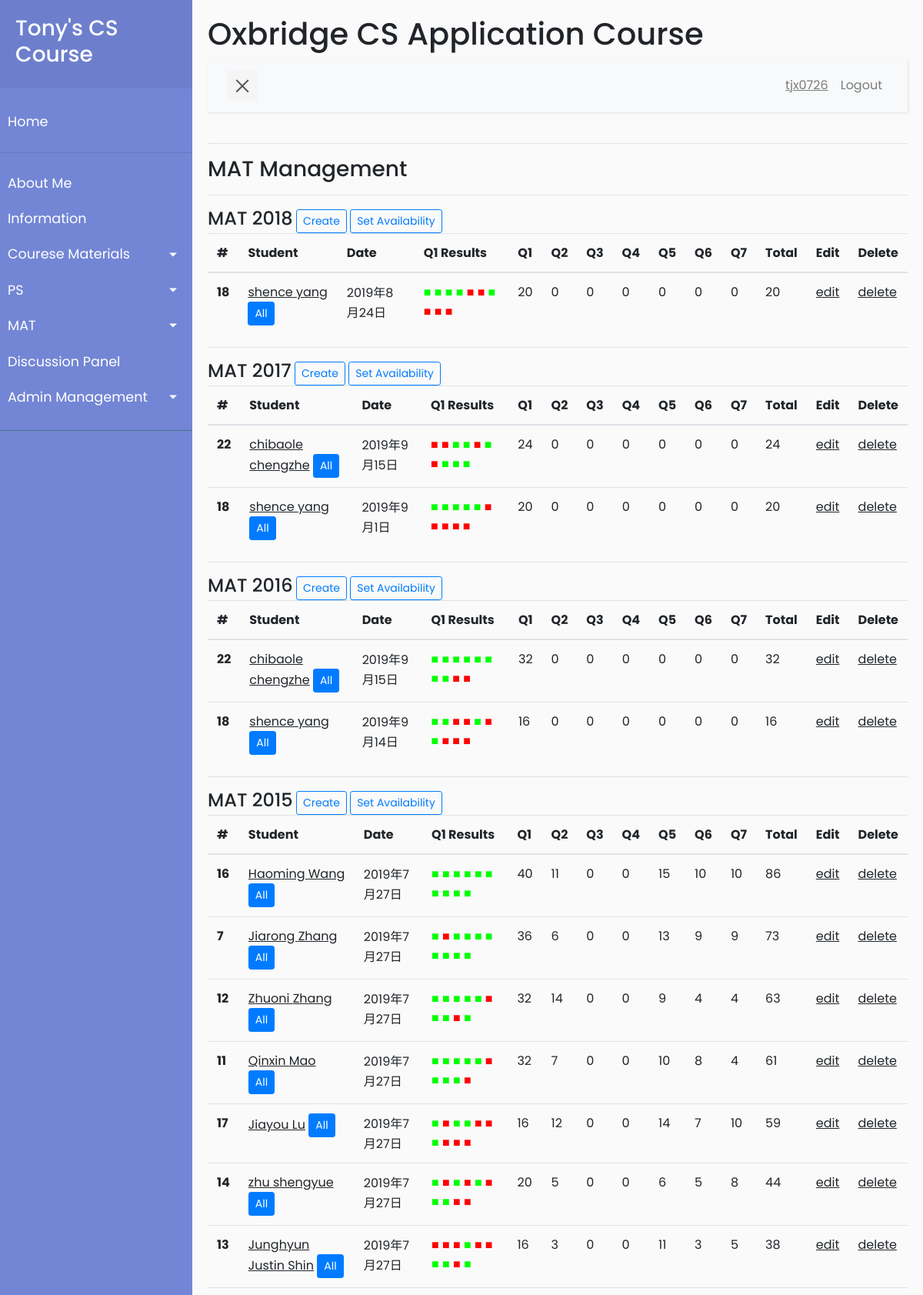
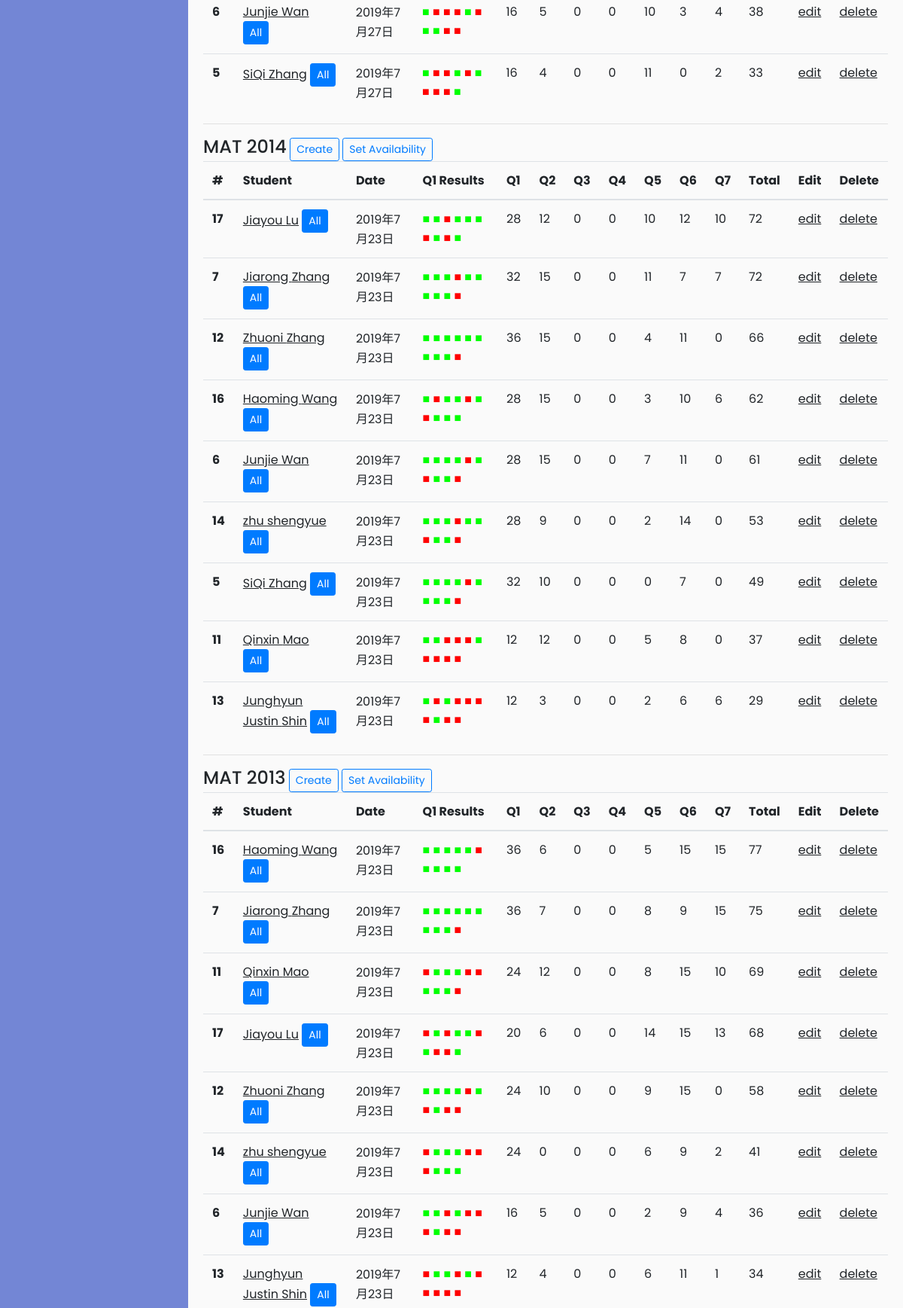
Page /management/mat_management (signed in, upper part) on the committed database (2 pictures, top to bottom).
### app/models.py (models this page shows, shortened)
class User(UserMixin, db.Model):
    id = db.Column(db.Integer, primary_key=True)
    username = db.Column(db.String(64), index=True, unique=True)
    firstname = db.Column(db.String(64), index=True)
    lastname = db.Column(db.String(64), index=True)
    email = db.Column(db.String(120), index=True, unique=True)
    password_hash = db.Column(db.String(128))
    is_admin = db.Column(db.Boolean, default=False)
    posts = db.relationship('Post', backref='author', lazy='dynamic')
    mats = db.relationship('Mat', secondary=user_mat_association,
                           back_populates='viewers')
    mat_results = db.relationship(
        'Mat_result', backref='student', lazy='dynamic')
    ps_own = db.relationship("Ps_files", backref='owner', lazy='dynamic',
                             foreign_keys='Ps_files.user_id_owner')
    ps_by_me = db.relationship("Ps_files", backref='author',
                               lazy='dynamic', foreign_keys='Ps_files.user_id_author')

class Mat(db.Model):
    name = db.Column(db.String(20), primary_key=True)
    paper_path = db.Column(db.String(128))
    answer_path = db.Column(db.String(128))
    viewers = db.relationship('User', secondary=user_mat_association,
                              back_populates='mats')
    results = db.relationship('Mat_result', backref='paper', lazy='dynamic',
                              foreign_keys='Mat_result.mat_name')
    correct_answer = db.Column(db.String(10))

class Mat_result(db.Model):
    id = db.Column(db.Integer, primary_key=True)
    mat_name = db.Column(db.String(20), db.ForeignKey('mat.name'))
    q1_answers = db.Column(db.String(10), default="ffffffffff")
    q1_score = db.Column(db.Integer, default=0)
    q2_score = db.Column(db.Integer, default=0)
    q3_score = db.Column(db.Integer, default=0)
    q4_score = db.Column(db.Integer, default=0)
    q5_score = db.Column(db.Integer, default=0)
    q6_score = db.Column(db.Integer, default=0)
    q7_score = db.Column(db.Integer, default=0)
    total_score = db.Column(db.Integer, default=0, index=True)
    timestamp = db.Column(db.DateTime, index=True, default=datetime.utcnow)
    user_id = db.Column(db.Integer, db.ForeignKey('user.id'))
    __table_args__ = (
        db.CheckConstraint(db.and_(q1_score >= 0, q1_score <= 40)),
        db.CheckConstraint(db.and_(q2_score >= 0, q2_score <= 40)),
        db.CheckConstraint(db.and_(q3_score >= 0, q3_score <= 40)),
        db.CheckConstraint(db.and_(q4_score >= 0, q4_score <= 40)),
        db.CheckConstraint(db.and_(q5_score >= 0, q5_score <= 40)),
        db.CheckConstraint(db.and_(q6_score >= 0, q6_score <= 40)),
        db.CheckConstraint(db.and_(q7_score >= 0, q7_score <= 40)),
        db.CheckConstraint(
            'total_score = q1_score + q2_score + q3_score + q4_score + q5_score + q6_score + q7_score', name="TotalScoreCheck")
    )
    def get_correct_q1_answer(self):
        res = []
        for i in range(10):
            if self.q1_answers[i].lower() == self.paper.correct_answer[i].lower():
                res.append(1)
            else:
                res.append(0)
        return res

### app/routes.py (the view)
@app.route('/management/mat_management')
@login_required
@admin_requirement
def mat_management():
    data = []
    mats = Mat.query.order_by(Mat.name.desc()).all()
    for mat in mats:
        m = {}
        data.append(m)
        m['name'] = mat.name
        m['results'] = []
        prev_id = 0
        prev_timestamp = 0
        for result in mat.results.order_by(Mat_result.total_score.desc()).all():
            r = {}
            r['user'] = result.student
            r['id'] = result.student.id
            r['result_id'] = result.id
            r['timestamp'] = result.timestamp
            r['1_correct'] = result.get_correct_q1_answer()
            r['1'] = result.q1_score
            r['2'] = result.q2_score
            r['3'] = result.q3_score
            r['4'] = result.q4_score
            r['5'] = result.q5_score
            r['6'] = result.q6_score
            r['7'] = result.q7_score
            r['total'] = result.total_score
            if prev_id == r['id']:
                if result.timestamp > prev_timestamp:
                    m['results'][-1] = r
            else:
                m['results'].append(r)
            prev_id = r['id']
            prev_timestamp = result.timestamp
    return render_template('mat_management.html', title='Mat Management',
                           mats=data)

### app/models.py (called while the page is built)
@login.user_loader
def load_user(id):
    return User.query.get(int(id))

### app/routes.py (called while the page is built)
def admin_requirement(f):
    from functools import wraps
    @wraps(f)
    def wrap(*args, **kwargs):
        if current_user.is_admin:
            return f(*args, **kwargs)
        else:
            flash('You have no access to admin contents.')
            return redirect(url_for('index'))
    return wrap

### app/templates/mat_management.html (shortened to what this page needs)
{% extends "base.html" %}
{% block content %}
    <h3>MAT Management</h3>
    <hr>
    {% for mat in mats%}
        <h4 style="display:inline;">{{mat['name']}}</h4>
        <a class="btn btn-outline-primary btn-sm"
            href="{{url_for('mat_result_create', paper_name=mat['name'])}}" role="button">Create</a>
            <a class="btn btn-outline-primary btn-sm"
                href="{{url_for('mat_availability', paper_name=mat['name'])}}" role="button">Set
            Availability</a>
        {% if mat['results'] | length > 0%}
        <table class="table">
            <thead>
            <tr>
                <th scope="col">#</th>
                <th scope="col">Student</th>
                {% include '_mat_results_table_display.html'%}
            </tr>
            </thead>
            <tbody>
        {% for result in mat['results']%}
            <tr>
                <th scope="row">{{ result['id'] }}</th>
                <td>
                    <u><a href="{{ url_for('user_default',
                            username=result['user'].username) }}">
                                {{result['user'].firstname}}
                                {{result['user'].lastname}}</a></u>  <a href="{{
                                url_for('mat_management_user',
                                username=result['user'].username)}}" class="btn
                                btn-primary btn-sm" role="button">All</a>
                </td>
                {% include '_mat_results_table_display2.html'%}
            </tr>
        {% endfor %}
            </tbody>
        </table>
        {% else %}
        <h5>Ther is no result yet.</h5>
        {% endif %}
        <hr>
    {% endfor %}
{% endblock%}

### app/templates/base.html (shortened to what this page needs)
<html lang="en">
    <head>
        <link rel="stylesheet" href="{{  url_for('static', filename='scripts/css/bootstrap.min.css') }}">
        <link rel="stylesheet" href="{{  url_for('static', filename='scripts/css/style5.css') }}">
    </head>
    <body>
        <div class="wrapper">
            <nav id="sidebar">
                <div class="sidebar-header">
                    <a href="{{ url_for('index') }}"><h3>Tony's CS Course</h3></a>
                </div>
                <ul class="list-unstyled components">
                    <li>
                        <a href="{{ url_for('index') }}">Home</a>
                    </li>
                    <hr>
                    <li>
                        <a href="{{ url_for('about_me') }}">About Me</a>
                    </li>
                    <li>
                        <a href="{{ url_for('information')}}">Information</a>
                    </li>
                    <li>
                        <a href="#cmSubmenu" data-toggle="collapse"
                            aria-expanded="false"
                            class="dropdown-toggle">Courese Materials</a>
                    </li>
                    <li>
                        <a href="#psSubmenu" data-toggle="collapse"
                            aria-expanded="false" class="dropdown-toggle">PS</a>
                    </li>
                    <li>
                        <a href="#matSubmenu" data-toggle="collapse"
                            aria-expanded="false" class="dropdown-toggle">MAT</a>
                    </li>
                    <li>
                        <a href="{{ url_for('discussion_no_page') }}">Discussion Panel</a>
                    </li>
					{% if current_user.is_admin%}
                    <li>
                        <a href="#adminSubmenu" data-toggle="collapse" aria-expanded="false" class="dropdown-toggle">Admin Management</a>
                    </li>
					{% endif %}
                </ul>
            </nav>
            <div id="content">
                <h1>Oxbridge CS Application Course</h1>
                <nav class="navbar navbar-expand-lg navbar-light bg-light">
                    <div class="container-fluid">
                        <button type="button" id="sidebarCollapse" class="navbar-btn">
                            <span></span>
                        </button>
                        <div class="collapse navbar-collapse" id="navbarSupportedContent">
                            <ul class="nav navbar-nav ml-auto">
                                {% if current_user.is_anonymous %}
                                <li class="nav-item">
                                    <a class="nav-link" href="{{ url_for('login') }}">Login</a>
                                </li>
                                <li class="nav-item">
                                    <a class="nav-link" href="{{
                                        url_for('register') }}">Register</a>
                                </li>
                                {% else %}
                                <li class="nav-item">
                                    <a class="nav-link" href="{{
                                        url_for('user_default', username=current_user.username)}}"><u>{{current_user.username}}</u></a>
                                </li>
                                <li class="nav-item">
                                    <a class="nav-link" href="{{ url_for('logout') }}">Logout</a>
                                </li>
                                {% endif %}
                            </ul>
                        </div>
                    </div>
                </nav>
                <hr>
                {% block content %}
                {% endblock %}
            </div>
        </div>
    </body>
</html>

### app/templates/_mat_results_table_display.html
                <th scope="col">Date</th>
                <th scope="col">Q1 Results</th>
                <th scope="col">Q1</th>
                <th scope="col">Q2</th>
                <th scope="col">Q3</th>
                <th scope="col">Q4</th>
                <th scope="col">Q5</th>
                <th scope="col">Q6</th>
                <th scope="col">Q7</th>
                <th scope="col">Total</th>
                {% if current_user.is_admin %}
                <th scope="col">Edit</th>
                <th scope="col">Delete</th>
                {% endif %}

### app/templates/_mat_results_table_display2.html
                <td>
                    <span class='datetime'>{{result['timestamp']}}</span>
                </td>
                <td>
			{% for q in result['1_correct']%}
			{% if q == 1%}
				<font color="#00FF00">
			{% else%}
				<font color="#FF0000">
			{% endif%}
			■</font>
			{% endfor%}
                </td>
                <td>
                    {{result['1']}}
                </td>
                <td>
                    {{result['2']}}
                </td>
                <td>
                    {{result['3']}}
                </td>
                <td>
                    {{result['4']}}
                </td>
                <td>
                    {{result['5']}}
                </td>
                <td>
                    {{result['6']}}
                </td>
                <td>
                    {{result['7']}}
                </td>
                <td>
                    {{result['total']}}
                </td>
                {% if current_user.is_admin %}
                <td>
                <u><a href='{{ url_for('mat_result_edit', id=result["result_id"])}}'>
                        edit
                    </a></u>
                </td>
                <td>
                <u><a href='{{ url_for('delete_mat_result_confirm',
                        id=result['result_id'])}}'>
                        delete
                    </a></u>
                </td>
                {% endif %}

### app/static/scripts/css/style5.css (style rules this page uses)
body { font-family: 'Poppins', sans-serif; background: #fafafa; word-wrap: break-word; }
a, a:hover, a:focus { color: inherit; text-decoration: none; transition: all 0.3s; }
.navbar { padding: 15px 10px; background: #fff; border: none; border-radius: 0; margin-bottom: 40px; box-shadow: 1px 1px 3px rgba(0, 0, 0, 0.1); }
.navbar-btn { box-shadow: none; outline: none !important; border: none; }
.wrapper { display: flex; width: 100%; align-items: stretch; perspective: 1500px; }
#sidebar { min-width: 250px; max-width: 250px; background: #7386D5; color: #fff; transition: all 0.6s cubic-bezier(0.945, 0.020, 0.270, 0.665); transform-origin: bottom left; }
#sidebar .sidebar-header { padding: 20px; background: #6d7fcc; }
#sidebar ul.components { padding: 20px 0; border-bottom: 1px solid #47748b; }
#sidebar ul li a { padding: 10px; font-size: 1.1em; display: block; }
a[data-toggle="collapse"] { position: relative; }
.dropdown-toggle::after { display: block; position: absolute; top: 50%; right: 20px; transform: translateY(-50%); }
#content { width: 100%; padding: 20px; min-height: 100vh; transition: all 0.3s; }
#sidebarCollapse { width: 40px; height: 40px; background: #f5f5f5; cursor: pointer; }
#sidebarCollapse span { width: 80%; height: 2px; margin: 0 auto; display: block; background: #555; transition: all 0.8s cubic-bezier(0.810, -0.330, 0.345, 1.375); transition-delay: 0.2s; }
#sidebarCollapse span:last-of-type { transform: rotate(-45deg) translate(1px, -1px); }

### rows in the picture
User: username "tjx0726"
Mat: name "MAT 2018", id "18", result "20", result "0", result "0", result "0", result "0", result "0", result "0", total "20"
User: user.firstname "shence" "shence", user.lastname "yang" "yang"
Mat: name "MAT 2017", id "18", result "20", result "0", result "0", result "0", result "0", result "0", result "0", total "20"
Mat_result: id "22", user.firstname "chibaole", user.lastname "chengzhe", result "24", result "0", total "24"
Mat: name "MAT 2016", id "22", result "32", result "0", result "0", result "0", result "0", result "0", result "0", total "32"
User: user.firstname "chibaole", user.lastname "chengzhe"
Mat_result: id "18", user.firstname "shence", user.lastname "yang", result "16", result "0", total "16"
Mat: name "MAT 2015"
Mat_result: id "16", user.firstname "Haoming", user.lastname "Wang", q1_score "40", q2_score "11", result "0", q5_score "15", result "10", total "86"
Mat_result: id "7", user.firstname "Jiarong", user.lastname "Zhang", q1_score "36", q2_score "6", result "0", q5_score "13", result "9", total "73"
Mat_result: id "12", user.firstname "Zhuoni", user.lastname "Zhang", q1_score "32", q2_score "14", result "0", q5_score "9", result "4", total "63"
Mat_result: id "11", user.firstname "Qinxin", user.lastname "Mao", q1_score "32", q2_score "7", result "0", q5_score "10", q6_score "8", q7_score "4", total "61"
Mat_result: id "17", user.firstname "Jiayou", user.lastname "Lu", q1_score "16", q2_score "12", result "0", q5_score "14", q6_score "7", q7_score "10", total "59"
Mat_result: id "14", user.firstname "zhu", user.lastname "shengyue", q1_score "20", result "5", result "0", q5_score "6", q7_score "8", total "44"
Mat_result: id "13", user.firstname "Junghyun Justin", user.lastname "Shin", q1_score "16", result "3", result "0", q5_score "11", q7_score "5", total "38"
Mat_result: id "6", user.firstname "Junjie", user.lastname "Wan", q1_score "16", q2_score "5", result "0", q5_score "10", q6_score "3", q7_score "4", total "38"
Mat_result: id "5", user.firstname "SiQi", user.lastname "Zhang", q1_score "16", q2_score "4", result "0", q5_score "11", q7_score "2", total "33"
Mat: name "MAT 2014"
Mat_result: id "17", user.firstname "Jiayou", user.lastname "Lu", q1_score "28", result "12", result "0", result "10", total "72"
Mat_result: id "7", user.firstname "Jiarong", user.lastname "Zhang", q1_score "32", q2_score "15", result "0", q5_score "11", result "7", total "72"
Mat_result: id "12", user.firstname "Zhuoni", user.lastname "Zhang", q1_score "36", q2_score "15", result "0", q5_score "4", result "11", total "66"
Mat_result: id "16", user.firstname "Haoming", user.lastname "Wang", q1_score "28", q2_score "15", result "0", q5_score "3", q6_score "10", q7_score "6", total "62"
Mat_result: id "6", user.firstname "Junjie", user.lastname "Wan", q1_score "28", q2_score "15", result "0", q5_score "7", q6_score "11", total "61"
Mat_result: id "14", user.firstname "zhu", user.lastname "shengyue", q1_score "28", q2_score "9", result "0", q5_score "2", result "14", total "53"
Mat_result: id "5", user.firstname "SiQi", user.lastname "Zhang", q1_score "32", q2_score "10", result "0", q6_score "7", total "49"
Mat_result: id "11", user.firstname "Qinxin", user.lastname "Mao", result "12", result "0", q5_score "5", q6_score "8", total "37"
Mat_result: id "13", user.firstname "Junghyun Justin", user.lastname "Shin", q1_score "12", q2_score "3", result "0", q5_score "2", result "6", total "29"
Mat: name "MAT 2013"
Mat_result: id "16", user.firstname "Haoming", user.lastname "Wang", q1_score "36", q2_score "6", result "0", q5_score "5", result "15", total "77"
Mat_result: id "7", user.firstname "Jiarong", user.lastname "Zhang", q1_score "36", result "7", result "0", q5_score "8", q6_score "9", q7_score "15", total "75"
Mat_result: id "11", user.firstname "Qinxin", user.lastname "Mao", q1_score "24", q2_score "12", result "0", q5_score "8", q6_score "15", q7_score "10", total "69"
Mat_result: id "17", user.firstname "Jiayou", user.lastname "Lu", q1_score "20", q2_score "6", result "0", q5_score "14", q6_score "15", q7_score "13", total "68"
Mat_result: id "12", user.firstname "Zhuoni", user.lastname "Zhang", q1_score "24", q2_score "10", result "0", q5_score "9", q6_score "15", total "58"
Mat_result: id "14", user.firstname "zhu", user.lastname "shengyue", q1_score "24", result "0", q5_score "6", q6_score "9", q7_score "2", total "41"
Mat_result: id "6", user.firstname "Junjie", user.lastname "Wan", q1_score "16", result "5", result "0", q5_score "2", q6_score "9", q7_score "4", total "36"
Mat_result: id "13", user.firstname "Junghyun Justin", user.lastname "Shin", q1_score "12", q2_score "4", result "0", q5_score "6", q6_score "11", q7_score "1", total "34"
